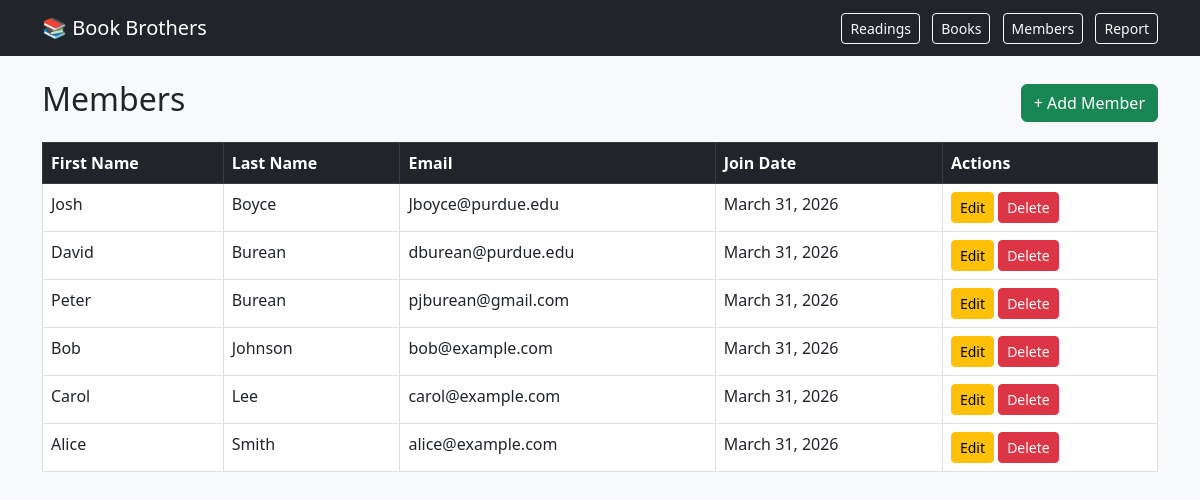
The page /members/ on the database its author committed.
### club/models.py (models this page shows, shortened)
class Member(models.Model):
    first_name = models.CharField(max_length=100)
    last_name = models.CharField(max_length=100)
    email = models.EmailField(unique=True)
    join_date = models.DateField(auto_now_add=True)

### club/views.py (the view)
# urls.py: path('members/',              views.member_list,    name='member_list'),
def member_list(request):
    members = Member.objects.order_by('last_name')
    return render(request, 'club/member_list.html', {'members': members})

### club/templates/club/member_list.html
{% extends "club/base.html" %}
{% block content %}
<div class="d-flex justify-content-between align-items-center mb-3">
  <h2>Members</h2>
  <a href="{% url 'member_create' %}" class="btn btn-success">+ Add Member</a>
</div>
<table class="table table-bordered table-hover bg-white">
  <thead class="table-dark">
    <tr>
      <th>First Name</th>
      <th>Last Name</th>
      <th>Email</th>
      <th>Join Date</th>
      <th>Actions</th>
    </tr>
  </thead>
  <tbody>
    {% for member in members %}
    <tr>
      <td>{{ member.first_name }}</td>
      <td>{{ member.last_name }}</td>
      <td>{{ member.email }}</td>
      <td>{{ member.join_date }}</td>
      <td>
        <a href="{% url 'member_edit' member.pk %}" class="btn btn-sm btn-warning">Edit</a>
        <a href="{% url 'member_delete' member.pk %}" class="btn btn-sm btn-danger">Delete</a>
      </td>
    </tr>
    {% empty %}
    <tr><td colspan="5" class="text-center">No members yet.</td></tr>
    {% endfor %}
  </tbody>
</table>
{% endblock %}

### rows shown on the page
Member: first_name "Josh", last_name "Boyce", email "Jboyce@purdue.edu", join_date "March 31, 2026"
Member: first_name "David", last_name "Burean", email "dburean@purdue.edu", join_date "March 31, 2026"
Member: first_name "Peter", last_name "Burean", email "pjburean@gmail.com", join_date "March 31, 2026"
Member: first_name "Bob", last_name "Johnson", email "bob@example.com", join_date "March 31, 2026"
Member: first_name "Carol", last_name "Lee", email "carol@example.com", join_date "March 31, 2026"
Member: first_name "Alice", last_name "Smith", email "alice@example.com", join_date "March 31, 2026"
